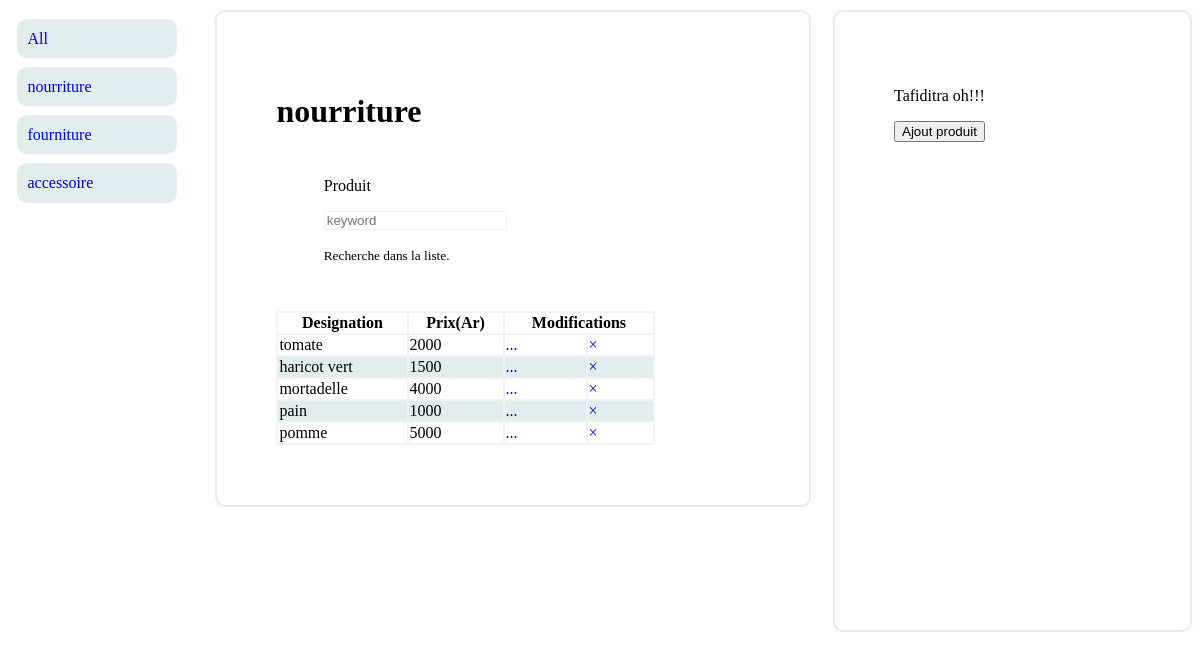
/index.php/ViewController/affParCateg?nom=nourriture, run on the app's committed database.
### tables this page shows
create table produit(
	id int not null auto_increment primary key,
	designation varchar(100),
	prix int,
	idCate int,
	foreign key (idCate) references categorie(id)
);

### application/controllers/ViewController.php (called while the page is built, shortened)
<?php
class ViewController extends CI_Controller {
	public function affParCateg(){
		$this->load->model('Produit');
		$nom = $this->input->get('nom');
		if($nom == "All"){
			$donnee['nom'] = $nom;
			$donnee['listeProduit'] = $this->Produit->selectAllProduct();
		}
		else if($nom == "nourriture"){
			$donnee['nom'] = $nom;
			$donnee['listeProduit'] = $this->Produit->selectByCategory($nom);
		}
		$this->load->view('affichage',$donnee);
	}
}

### index.php (called while the page is built, shortened)
<?php
require_once BASEPATH.'core/CodeIgniter.php';

### application/models/Produit.php (called while the page is built, shortened)
<?php if ( ! defined('BASEPATH')) exit('No direct script access allowed');
class Produit extends CI_Model{
	public function selectByCategory($nom)
	{
		$sql = "select produit.* from produit join categorie on categorie.id=produit.idCate where categorie.nom = %s";
		$sql = sprintf($sql,$this->db->escape($nom));
		$query = $this->db->query($sql);
		$produit = array();
		foreach ($query->result_array() as $key) {
			$produit[] = $key;
		}
		return $produit;
	}
}

### application/views/affichage.php (the view, shortened to what this page needs)
<!DOCTYPE html>
<html lang="en">
<head>
</head>
<body>
    <div id="page">
        <div id="nav1"><nav class="nav d-flex justify-content-between">
      <div class="ab"><a class="p-2 text-muted" href="../ViewController/affParCateg?nom=All">All</a></div>
     <div class="ab"> <a class="p-2 text-muted" href="../ViewController/affParCateg?nom=nourriture">nourriture</a></div>
     <div class="ab"> <a class="p-2 text-muted" href="../ViewController/affParCateg?nom=fourniture">fourniture</a></div>
      <div class="ab"><a class="p-2 text-muted" href="../ViewController/affParCateg?nom=accessoire">accessoire</a></div>
   </div><div id="nav2">
	<p>Tafiditra oh!!!</p>
		<form action="../CrudController/ajout">
			<input type="submit" name="" value="Ajout produit">
		</form>
</div><div id="content">
        <h1><?php echo $nom; ?></h1>
	<div class="col-4 form-group" id="recherche">
			    <label for="exampleInputEmail1">Produit</label>
			    <p><input type="text" class="form-control" id="exampleInputEmail1" aria-describedby="emailHelp" placeholder="keyword" style="border: 1px solid #F2F2F2"></p>
			    <small id="emailHelp" class="form-text text-muted">Recherche dans la liste.</small>
</div>
	<table border="1" style="border-spacing: 0;width: 80%;height: 100%">
		<thead>
			<tr>
				<th>Designation</th>
				<th>Prix(Ar)</th>
				<th colspan="2">Modifications</th>
			</tr>
		</thead>
		<tbody id="myTable">
            <?php for ($i=0; $i < count($listeProduit) ; $i++) { ?>
			<tr>
					<td scope="row"><?php echo $listeProduit[$i]['designation']; ?></td>
					<td><?php echo $listeProduit[$i]['prix']; ?></td>
                    <td><a href="../CrudController/modifier?id=<?php echo $listeProduit[$i]['id']; ?>"><span aria-hidden="true">...</span></a></td>
					<td><a href="../CrudController/supprimerProduit?id=<?php echo $listeProduit[$i]['id']; ?>"><span aria-hidden="true">&times;</span></a></td>
			</tr>
			<?php }?>
		</tbody>
	</table></div>
        </div>
</body>
</html>

### application/views/affichage.php (style rules this page uses)
a { text-decoration: none; }
#page { width: 100%; }
#nav1 { float: left; width: 15%; height: 50%; color: black; }
#nav2 { float: right; width: 20%; height: 500px; border: 2px solid #E0EEEE; padding: 5%; border-radius: 10px; }
#content { margin-left: 17.5%; width: 40%; border: 2px solid #E0EEEE; padding: 5%; margin-top: 10px; border-radius: 10px; margin-bottom: 10px; }
.ab { margin: 5%; padding: 6%; border-radius: 10px; background-color: #E0EEEE; }
table, th, td { border: 1px solid #F2F2F2; }
tr:nth-child(even) { background: #E0EEEE; }
tr:nth-child(odd) { background: #FFF; }
#recherche { margin: 10%; }

### data on the page
produit: designation "tomate", prix "2000"
produit: designation "haricot vert", prix "1500"
produit: designation "mortadelle", prix "4000"
produit: designation "pain", prix "1000"
produit: designation "pomme", prix "5000"

### other printed values
$nom "nourriture"
